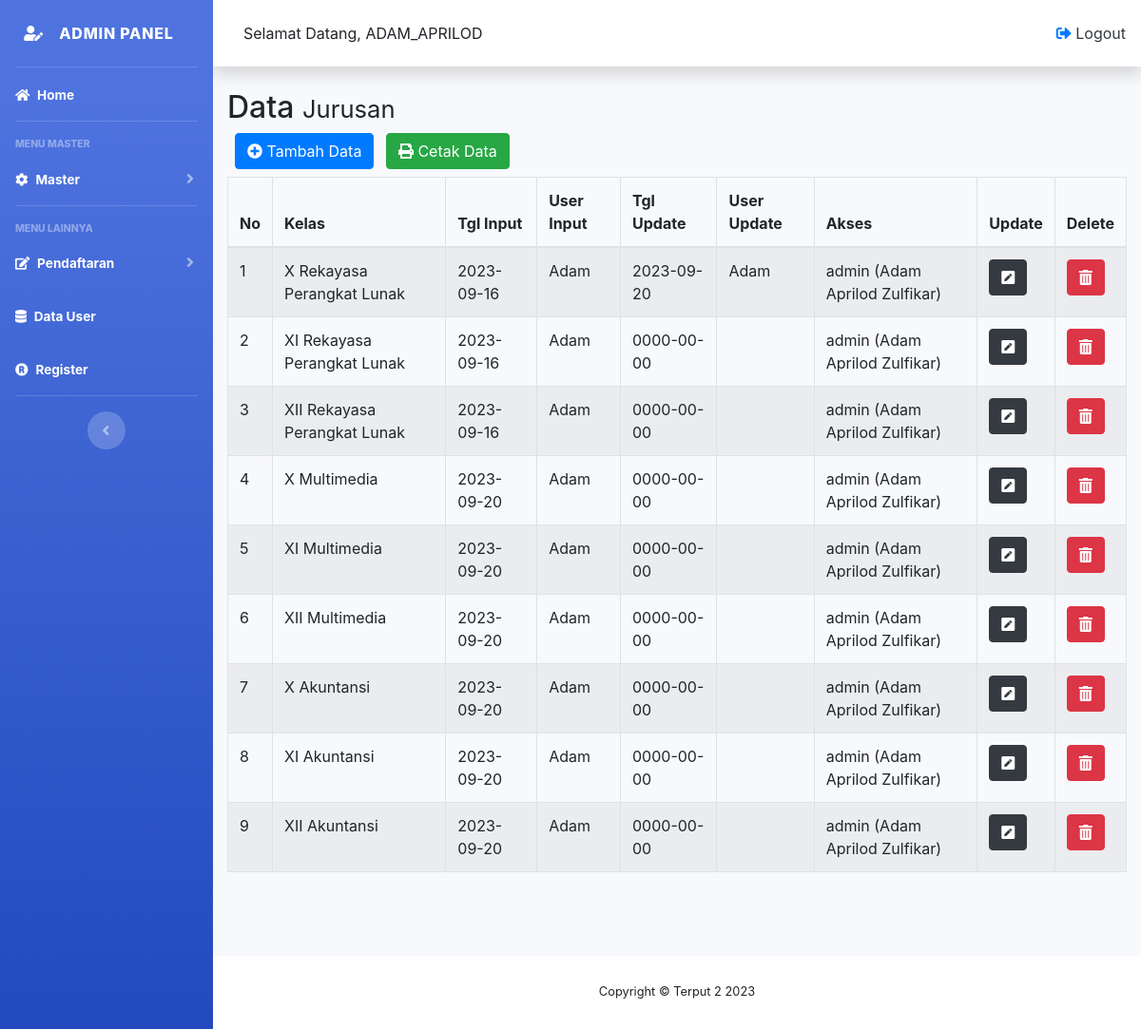
The app's page /panel/admin/data_jurusan.php (signed in), older data.
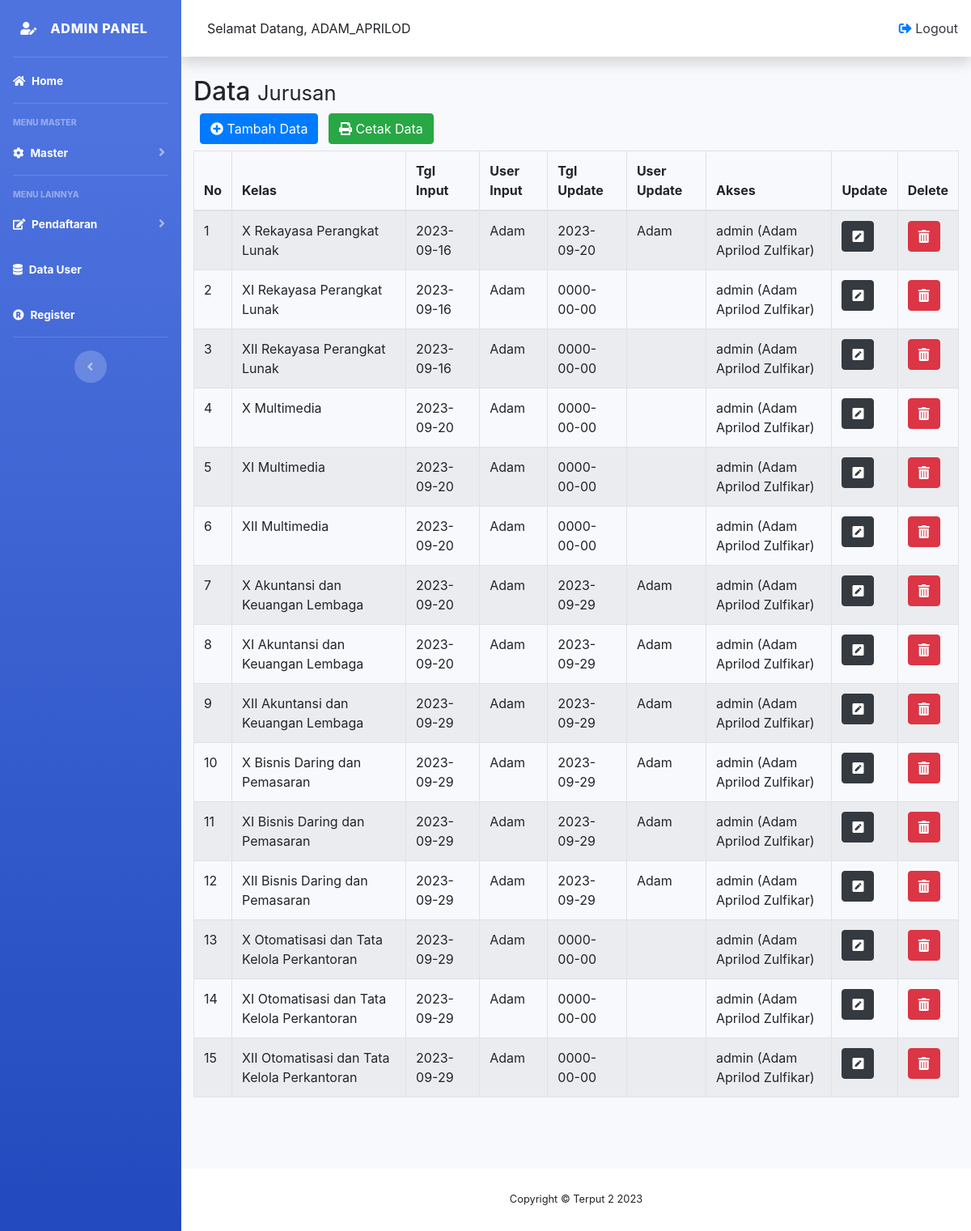
The same page, newer data.
### tables this page shows
CREATE TABLE `jurusan` (
  `id_jurusan` varchar(5) NOT NULL,
  `nama_jurusan` varchar(50) DEFAULT NULL,
  `id_jenjang` varchar(5) DEFAULT NULL,
  `tgl_input` date DEFAULT NULL,
  `user_input` varchar(10) DEFAULT NULL,
  `tgl_update` date DEFAULT NULL,
  `user_update` varchar(10) DEFAULT NULL,
  `id_user` int(11) DEFAULT NULL
);

### panel/admin/data_jurusan.php (the view, shortened to what this page needs)
<?php include "header.php";
?>
<link rel="stylesheet" href="https://cdnjs.cloudflare.com/ajax/libs/twitter-bootstrap/4.5.2/css/bootstrap.css">
<link rel="stylesheet" href="https://cdn.datatables.net/1.13.6/css/dataTables.bootstrap4.min.css">
<body id="page-top">
    <div class="container">
        <div class="x_title">
            <h2>Data <small>Jurusan</small></h2>
    </div>
    <div class="text-muted font-12 m-b-30 mb-2">
        <a href="form_jurusan.php" type="button" class="btn btn-round btn-primary ml-2"><i class="fa fa-plus-circle" aria-hidden="true"></i> Tambah Data</a>
        <a href="laporan/excel_jurusan.php" type="button" class="btn btn-round btn-success ml-2"><i class="fa fa-print" aria-hidden="true"></i> Cetak Data</a>
    </div>
    <table id="example" class="table table-striped table-bordered" style="width:100%">
        <thead>
            <tr>
                <th>No</th>
                <th>Kelas</th>
                <th>Tgl Input</th>
                <th>User Input</th>
                <th>Tgl Update</th>
                <th>User Update</th>
                <th>Akses</th>
                <th>Update</th>
                <th>Delete</th>
            </tr>
        </thead>
        <tbody>
        <?php
            include 'conn.php';
            $no = 1;
            $query = "SELECT id_jurusan, CONCAT(jenjang.nama_jenjang,' ',jurusan.nama_jurusan) as kelas, jurusan.tgl_input,jurusan.user_input,jurusan.tgl_update,jurusan.user_update,CONCAT(user.hak_akses,' (',user.nama,')') as akses
            FROM jurusan
            LEFT JOIN jenjang
            ON jurusan.id_jenjang = jenjang.id_jenjang LEFT JOIN user ON jurusan.id_user = user.id_user";
            $sql = mysqli_query($conn, $query);
            while ($data = mysqli_fetch_assoc($sql)) {
            ?>
                <tr>
                    <td><?= $no++; ?></td>
                    <td><?= $data['kelas']; ?></td>
                    <td><?= $data['tgl_input']; ?></td>
                    <td><?= $data['user_input']; ?></td>
                    <td><?= $data['tgl_update']; ?></td>
                    <td><?= $data['user_update']; ?></td>
                    <td><?= $data['akses']; ?></td>
                    <td><a class="btn btn-dark" type="button" href="edit_jurusan.php?id_jurusan=<?= $data['id_jurusan']; ?>"><i class="fas fa-pen-square" style="color: #ffffff;"></i></a></td>
                    <td><a class="btn btn-danger" type="button" onclick="return confirm('Data akan di Hapus?')" href="hapus_jurusan.php?id_jurusan=<?= $data['id_jurusan']; ?>"><i class="fas fa-trash-alt" aria-hidden="true"></i></a></td>
                </tr>
        <?php
        }
        ?>
        </tbody>
    </table><br><br><br>
    </div>
<?php include "footer.php";?>

### panel/admin/header.php (shortened to what this page needs)
<!DOCTYPE html>
<html lang="en">
<head>
    <link href="vendor/fontawesome-free/css/all.min.css" rel="stylesheet" type="text/css">
    <link href="css/sb-admin-2.min.css" rel="stylesheet">
</head>
<body>
<div id="wrapper">
      <ul class="navbar-nav bg-gradient-primary sidebar sidebar-dark accordion" id="accordionSidebar">
<a class="sidebar-brand d-flex align-items-center justify-content-center" href="index.php">
    <div class="sidebar-brand-icon.0">
        <i class="fas fa-user-edit"></i>
    </div>
    <div class="sidebar-brand-text mx-3">Admin Panel</div>
</a>
<hr class="sidebar-divider my-0">
<li class="nav-item active">
    <a class="nav-link" href="index.php">
        <i class="fas fa-home"></i>
        <span>Home</span></a>
</li>
<?php if ($_SESSION['hak_akses'] == 'admin') : ?>
<hr class="sidebar-divider">
<div class="sidebar-heading">
    Menu Master
</div>
<li class="nav-item active">
    <a class="nav-link collapsed" href="#" data-toggle="collapse" data-target="#collapseUtilities"
        aria-expanded="true" aria-controls="collapseUtilities">
        <i class="fas fa-cog"></i>
        <span>Master</span>
    </a>
</li>
<?php endif; ?>
<hr class="sidebar-divider">
<div class="sidebar-heading">
    Menu Lainnya
</div>
<li class="nav-item active">
    <a class="nav-link collapsed" href="#" data-toggle="collapse" data-target="#collapsePages"
    aria-expanded="true" aria-controls="collapsePages">
    <i class="fas fa-edit"></i>
    <span>Pendaftaran</span>
</a>
</li>
<?php if ($_SESSION['hak_akses'] == 'admin') : ?>
<li class="nav-item active">
    <a class="nav-link" href="data_user.php">
        <i class="fas fa-database"></i>
        <span>Data User</span></a>
    </li>
<li class="nav-item active ">
    <a class="nav-link" href="register.php">
        <i class="fas fa-registered"></i>
        <span>Register</span></a>
</li>
<?php endif; ?>
<hr class="sidebar-divider d-none d-md-block">
<div class="text-center d-none d-md-inline">
    <button class="rounded-circle border-0" id="sidebarToggle"></button>
</div>
</ul>
<div id="content-wrapper" class="d-flex flex-column">
<div id="content">
    <nav class="navbar navbar-expand navbar-light bg-white topbar mb-4 static-top shadow">
        <form class="d-none d-sm-inline-block form-inline mr-auto ml-md-3 my-2 my-md-0 mw-100">
        <span>Selamat Datang, </span>
        <span><?php echo strtoupper($_SESSION['username']); ?></span>
        </form>
        <ul class="navbar-nav ml-auto">
            <li class="nav-item dropdown no-arrow">
                <a onclick="return confirm('Yakin Ingin Log Out');" href="logout.php">
                <i class="fas fa-sign-out-alt"></i>
                <span class="text-dark">Logout</span>
                </a>
            </li>
        </ul>
    </nav>
</div>

### panel/admin/footer.php (shortened to what this page needs)
    <footer class="sticky-footer bg-white">
                <div class="container my-auto">
                    <div class="copyright text-center my-auto">
                        <span>Copyright &copy; Terput 2 2023</span>
                    </div>
                </div>
            </footer>
        </div>
    </div>
</body>
</html>

Row changes from the older to the newer data that the page shows:
changed jurusan (number 7 of 15 on the later page): kelas "X Akuntansi" → "X Akuntansi dan Keuangan Lembaga"; tgl_update "0000-00-00" → "2023-09-29"; user_update (not shown) → "Adam"
changed jurusan (number 8 of 15 on the later page): kelas "XI Akuntansi" → "XI Akuntansi dan Keuangan Lembaga"; tgl_update "0000-00-00" → "2023-09-29"; user_update (not shown) → "Adam"
changed jurusan (number 9 of 15 on the later page): kelas "XII Akuntansi" → "XII Akuntansi dan Keuangan Lembaga"; tgl_input "2023-09-20" → "2023-09-29"; tgl_update "0000-00-00" → "2023-09-29"; user_update (not shown) → "Adam"
added jurusan: kelas "X Bisnis Daring dan Pemasaran", tgl_input "2023-09-29", user_input "Adam", tgl_update "2023-09-29", user_update "Adam", akses "admin (Adam Aprilod Zulfikar)"
added jurusan: kelas "XI Bisnis Daring dan Pemasaran", tgl_input "2023-09-29", user_input "Adam", tgl_update "2023-09-29", user_update "Adam", akses "admin (Adam Aprilod Zulfikar)"
added jurusan: kelas "XII Bisnis Daring dan Pemasaran", tgl_input "2023-09-29", user_input "Adam", tgl_update "2023-09-29", user_update "Adam", akses "admin (Adam Aprilod Zulfikar)"
added jurusan: kelas "X Otomatisasi dan Tata Kelola Perkantoran", tgl_input "2023-09-29", user_input "Adam", tgl_update "0000-00-00", akses "admin (Adam Aprilod Zulfikar)"
added jurusan: kelas "XI Otomatisasi dan Tata Kelola Perkantoran", tgl_input "2023-09-29", user_input "Adam", tgl_update "0000-00-00", akses "admin (Adam Aprilod Zulfikar)"
added jurusan: kelas "XII Otomatisasi dan Tata Kelola Perkantoran", tgl_input "2023-09-29", user_input "Adam", tgl_update "0000-00-00", akses "admin (Adam Aprilod Zulfikar)"
